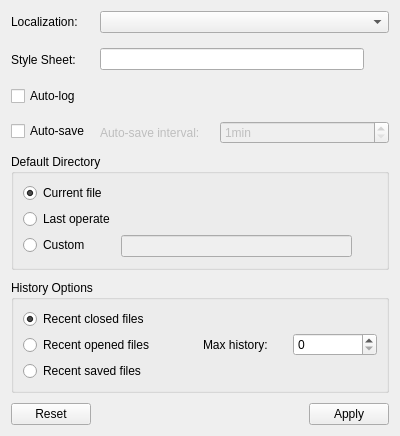
<?xml version="1.0" encoding="UTF-8"?>
<ui version="4.0">
 <class>GeneralSettingsWidget</class>
 <widget class="QWidget" name="GeneralSettingsWidget">
  <property name="geometry">
   <rect>
    <x>0</x>
    <y>0</y>
    <width>400</width>
    <height>400</height>
   </rect>
  </property>
  <property name="windowTitle">
   <string>General</string>
  </property>
  <layout class="QVBoxLayout" name="verticalLayout_3">
   <property name="spacing">
    <number>10</number>
   </property>
   <item>
    <layout class="QFormLayout" name="formLayout">
     <property name="horizontalSpacing">
      <number>10</number>
     </property>
     <property name="verticalSpacing">
      <number>15</number>
     </property>
     <item row="0" column="0">
      <widget class="QLabel" name="langLabel">
       <property name="text">
        <string>Localization:</string>
       </property>
      </widget>
     </item>
     <item row="0" column="1">
      <widget class="QComboBox" name="langComboBox"/>
     </item>
     <item row="1" column="0">
      <widget class="QLabel" name="qssLabel">
       <property name="text">
        <string>Style Sheet:</string>
       </property>
      </widget>
     </item>
     <item row="1" column="1">
      <layout class="QHBoxLayout" name="horizontalLayout">
       <property name="spacing">
        <number>1</number>
       </property>
       <item>
        <widget class="QLineEdit" name="qssLineEdit"/>
       </item>
       <item>
        <widget class="QToolButton" name="qssToolButton">
         <property name="icon">
          <iconset resource="myimage.qrc">
           <normaloff>:/myImage/images/open-dir.png</normaloff>:/myImage/images/open-dir.png</iconset>
         </property>
         <property name="autoRaise">
          <bool>true</bool>
         </property>
        </widget>
       </item>
      </layout>
     </item>
     <item row="2" column="0">
      <widget class="QCheckBox" name="autoLogCheckBox">
       <property name="text">
        <string>Auto-log</string>
       </property>
      </widget>
     </item>
     <item row="3" column="0">
      <widget class="QCheckBox" name="autoSaveCheckBox">
       <property name="text">
        <string>Auto-save</string>
       </property>
      </widget>
     </item>
     <item row="3" column="1">
      <layout class="QHBoxLayout" name="horizontalLayout_2">
       <item>
        <layout class="QFormLayout" name="formLayout_2">
         <property name="horizontalSpacing">
          <number>20</number>
         </property>
         <item row="0" column="0">
          <widget class="QLabel" name="autoSaveLabel">
           <property name="enabled">
            <bool>false</bool>
           </property>
           <property name="text">
            <string>Auto-save interval:</string>
           </property>
          </widget>
         </item>
         <item row="0" column="1">
          <widget class="QSpinBox" name="autoSaveSpinBox">
           <property name="enabled">
            <bool>false</bool>
           </property>
           <property name="suffix">
            <string>min</string>
           </property>
           <property name="minimum">
            <number>1</number>
           </property>
           <property name="maximum">
            <number>60</number>
           </property>
          </widget>
         </item>
        </layout>
       </item>
      </layout>
     </item>
    </layout>
   </item>
   <item>
    <widget class="QGroupBox" name="groupBox">
     <property name="title">
      <string>Default Directory</string>
     </property>
     <layout class="QFormLayout" name="formLayout_3">
      <item row="0" column="0">
       <widget class="QRadioButton" name="currentFileButton">
        <property name="text">
         <string>Current file</string>
        </property>
        <property name="checked">
         <bool>true</bool>
        </property>
       </widget>
      </item>
      <item row="1" column="0">
       <widget class="QRadioButton" name="lastOperateButton">
        <property name="text">
         <string>Last operate</string>
        </property>
       </widget>
      </item>
      <item row="2" column="0">
       <widget class="QRadioButton" name="customButton">
        <property name="text">
         <string>Custom</string>
        </property>
       </widget>
      </item>
      <item row="2" column="1">
       <layout class="QHBoxLayout" name="horizontalLayout_3">
        <property name="spacing">
         <number>1</number>
        </property>
        <item>
         <widget class="QLineEdit" name="defDirLineEdit">
          <property name="enabled">
           <bool>false</bool>
          </property>
         </widget>
        </item>
        <item>
         <widget class="QToolButton" name="defDirToolButton">
          <property name="enabled">
           <bool>false</bool>
          </property>
          <property name="icon">
           <iconset resource="myimage.qrc">
            <normaloff>:/myImage/images/open-dir.png</normaloff>:/myImage/images/open-dir.png</iconset>
          </property>
          <property name="autoRaise">
           <bool>true</bool>
          </property>
         </widget>
        </item>
       </layout>
      </item>
     </layout>
    </widget>
   </item>
   <item>
    <widget class="QGroupBox" name="groupBox_2">
     <property name="title">
      <string>History Options</string>
     </property>
     <layout class="QGridLayout" name="gridLayout">
      <item row="0" column="0">
       <layout class="QVBoxLayout" name="verticalLayout">
        <item>
         <widget class="QRadioButton" name="recentClosedButton">
          <property name="text">
           <string>Recent closed files</string>
          </property>
          <property name="checked">
           <bool>true</bool>
          </property>
         </widget>
        </item>
        <item>
         <widget class="QRadioButton" name="recentOpenedButton">
          <property name="text">
           <string>Recent opened files</string>
          </property>
         </widget>
        </item>
        <item>
         <widget class="QRadioButton" name="recentSavedButton">
          <property name="text">
           <string>Recent saved files</string>
          </property>
         </widget>
        </item>
       </layout>
      </item>
      <item row="0" column="1">
       <layout class="QHBoxLayout" name="horizontalLayout_4">
        <item>
         <widget class="QLabel" name="maxHistoryLabel">
          <property name="sizePolicy">
           <sizepolicy hsizetype="Preferred" vsizetype="Maximum">
            <horstretch>0</horstretch>
            <verstretch>0</verstretch>
           </sizepolicy>
          </property>
          <property name="text">
           <string>Max history:</string>
          </property>
         </widget>
        </item>
        <item>
         <widget class="QSpinBox" name="maxHistoryBox"/>
        </item>
       </layout>
      </item>
     </layout>
    </widget>
   </item>
   <item>
    <widget class="QDialogButtonBox" name="buttonBox">
     <property name="standardButtons">
      <set>QDialogButtonBox::Apply|QDialogButtonBox::Reset</set>
     </property>
    </widget>
   </item>
  </layout>
 </widget>
 <resources>
  <include location="myimage.qrc"/>
 </resources>
 <connections/>
</ui>
